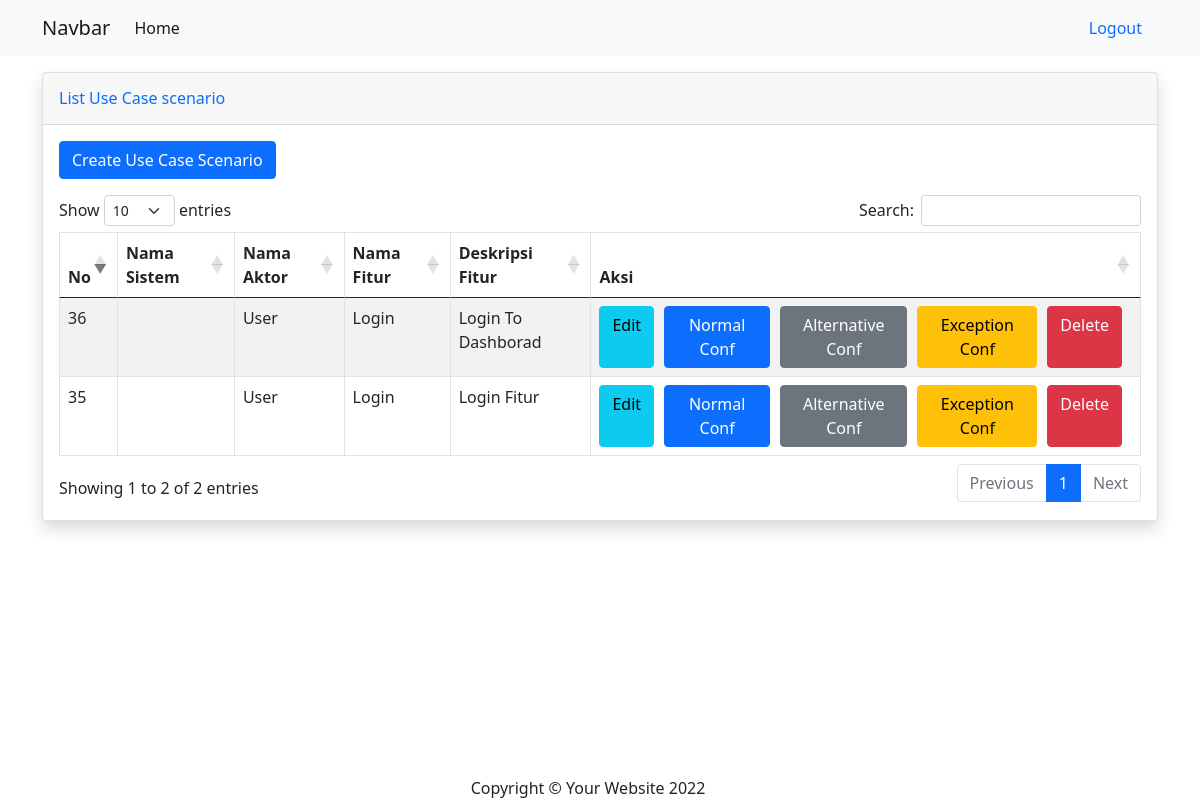
Before: /showUseCaseScenario/ (signed in) with the older database file.
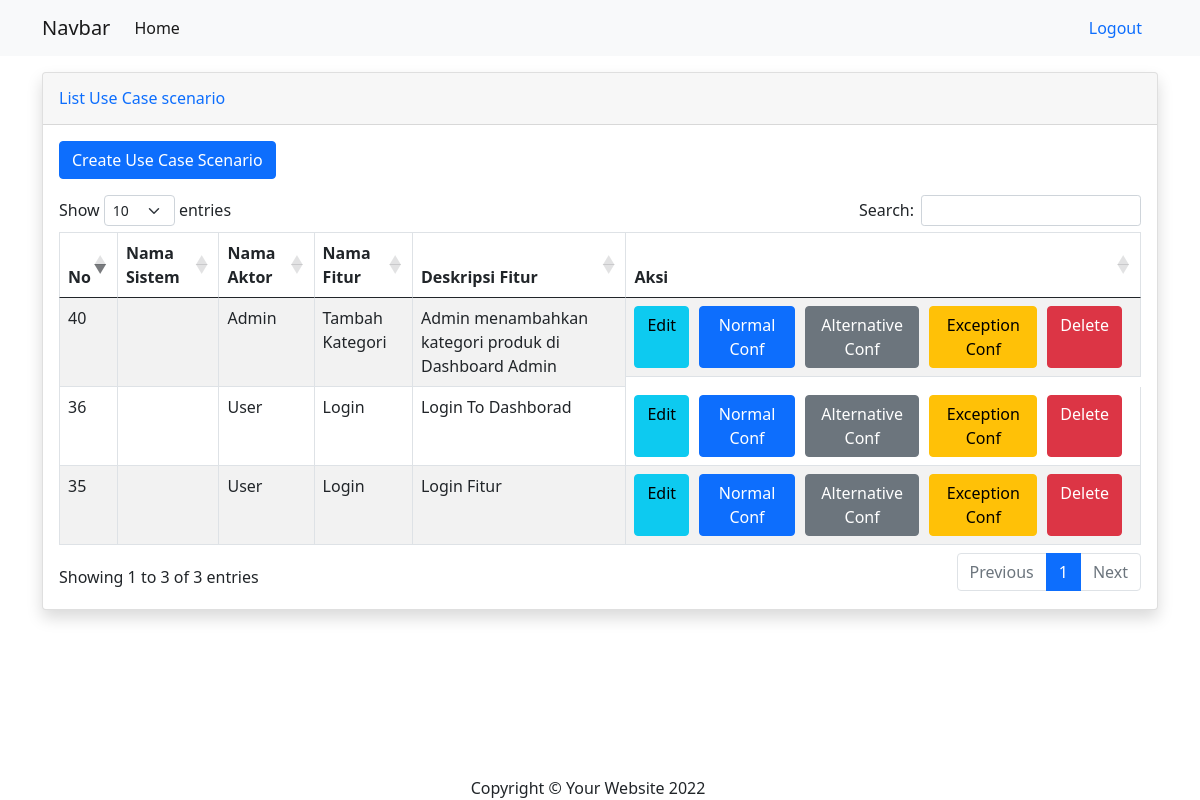
After: the same page with the newer database file.
### mainApp/models.py (models this page shows)
class UseCaseScenario(models.Model):
    actor = models.CharField(max_length=200,null=True)
    feature = models.CharField(max_length=200,null=True)
    feature_description = models.CharField(max_length=200,null=True)
    pre_condition = models.CharField(max_length=200,null=True)
    post_condition = models.CharField(max_length=200,null=True)
    normal_element = models.TextField(null=True)
    alternative_element = models.TextField(null=True)
    exception_element = models.TextField(null=True)
    normal_salt = models.TextField(null=True)
    alternative_salt = models.TextField(null=True)
    exception_salt = models.TextField(null=True)
    created_at = models.DateTimeField(auto_now_add=True, null=True)
    updated_at = models.DateTimeField(auto_now=True, null=True)

### mainApp/views.py (the view)
# urls.py: path('showUseCaseScenario/', views.showUseCaseScenario , name="showUseCaseScenario"),
@login_required(login_url='login')
def showUseCaseScenario(request):
    allUcs = UseCaseScenario.objects.order_by('-id').all()
    context={"allUcs":allUcs}
    return render(request,'mainApp/showUseCaseScenario.html',context)

### mainApp/templates/mainApp/showUseCaseScenario.html (shortened to what this page needs)
{% extends 'mainApp/main.html' %}
{% block content %}
<div class="row row-datatable">
    <div class="col">
        <div class="card shadow mb-4">
            <div class="card-header py-3 d-flex flex-row align-items-center justify-content-between">
                <h6 class="m-0 font-weight-bold text-primary">List Use Case scenario</h6>
            </div>
            <div class="card-body">
                <a href="/useCaseScenario/" role="button" class="btn btn-primary mb-3">Create Use Case Scenario</a>
                <table id="dataTable" class="table table-striped table-bordered" style="width:100%">
                    <thead>
                        <tr>
                            <th>No</th>
                            <th>Nama Sistem</th>
                            <th>Nama Aktor</th>
                            <th>Nama Fitur</th>
                            <th>Deskripsi Fitur</th>
                            <th>Aksi</th>
                        </tr>
                    </thead>
                    <tbody>
                        {% for ucs in allUcs %}
                        <tr>
                            <td>{{ ucs.id }}</td>
                            <td>{{ ucs.sistem }}</td>
                            <td>{{ ucs.actor }}</td>
                            <td>{{ ucs.feature }}</td>
                            <td>{{ ucs.feature_description }}</td>
                            <td class="d-flex justify-content-center">
                                <a href="/formEditUCS/{{ ucs.id }}/" role="button" class="btn btn-info" style="margin-right: 10px;">Edit</a>
                                <a href="/layoutElement/normal/{{ ucs.id }}" role="button" class="btn btn-primary" style="margin-right: 10px;">Normal Conf</a>
                                <a href="/layoutElement/alternative/{{ ucs.id }}" role="button" class="btn btn-secondary" style="margin-right: 10px;">Alternative Conf</a>
                                <a href="/layoutElement/exception/{{ ucs.id }}" role="button" class="btn btn-warning" style="margin-right: 10px;">Exception Conf</a>
                                <a href="#" role="button" class="btn btn-danger" style="margin-right: 10px;">Delete</a>
                            </td>
                        </tr>
                        {% endfor %}
                    </tbody>
                </table>
            </div>
        </div>
    </div>
</div>
{% endblock %}

Changed rows visible on the page:
added UseCaseScenario: id "40", actor "Admin", feature "Tambah Kategori", feature_description "Admin menambahkan kategori produk di Dashboard Admin"
Other visible differences:
text written by a page script: "Show entries Search: Showing 1 to 2 of 2 entries Previous 1 Next" → "Show entries Search: Showing 1 to 3 of 3 entries Previous 1 Next"
